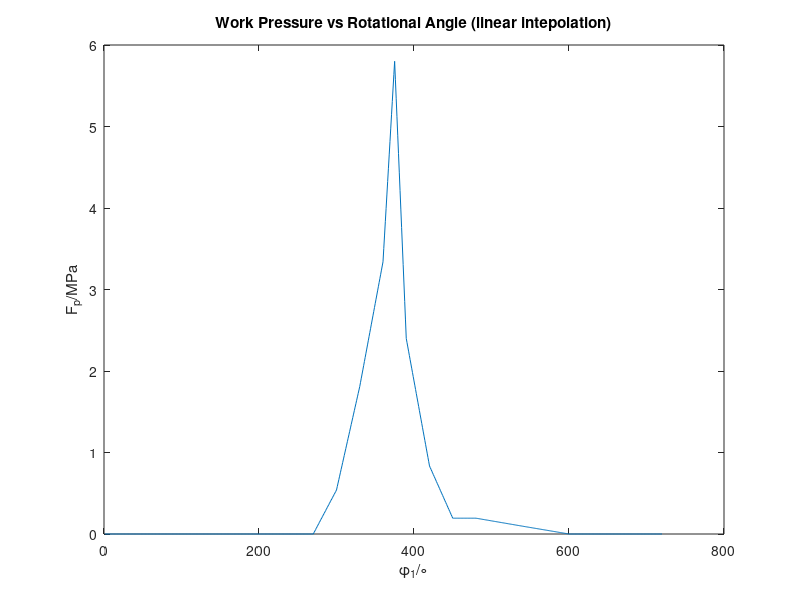
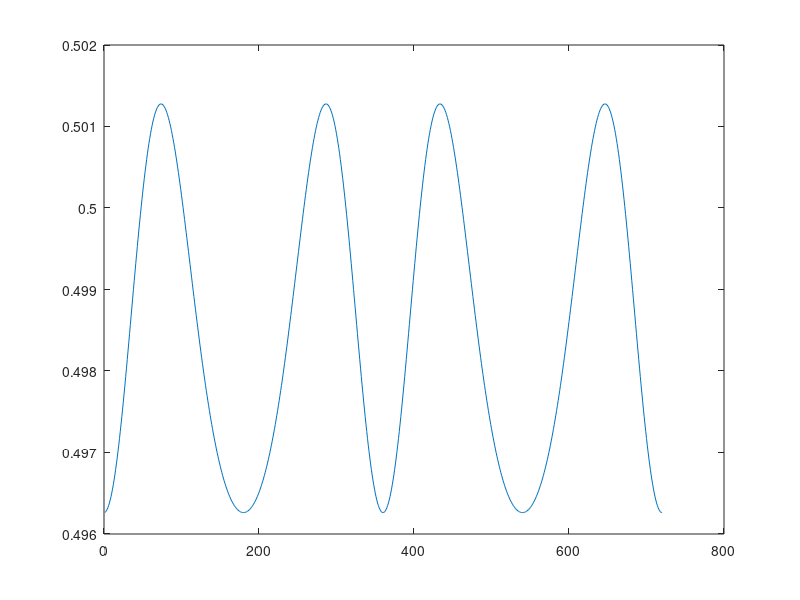

Here is the MATLAB script that generated these plots, in order: (Note: this script raises an error after producing the figures.)
%Author: JingXuan Yang
%Date: 2019.03.18
%Dynamics of Mechanical System HW1, part 1

%initial data 
phi1_d = [270 300 330 360 375 390 420 450 480 510 540 570 600];
Fp_d = [0 0.54 1.81 3.34 5.80 2.40 0.835 0.194 0.194 0.145 0.096 0.048 0];

%length, in meter
l1 = 60*0.001;
l2 = 240*0.001;
ls2 = 80*0.001;
d = 100*0.001;

%moment of inertia, in kilogram times meter square
J1 = 0.49;
J2 = 0.049;

%gravity, in Newton
G1 = 206;
G2 = 19.6;
G3 = 9.8;
g = 9.8;

%mass, in kilogram
m1 = G1/g;
m2 = G2/g;
m3 = G3/g;

%linear intepolation
phi1 = 1:1:720;
Fp = zeros(1,720);
Fp(270:600) = interp1(phi1_d,Fp_d,phi1(270:600),'linear');

%
phi2 = zeros(1,720);
lks2 = zeros(1,720);
Je = zeros(1,720);
dphi1 = zeros(1,720);
ddphi1 = zeros(1,720);
dphi2 = zeros(1,720);
ddphi2 = zeros(1,720);
Bx = zeros(1,720);
By = zeros(1,720);
S2x = zeros(1,720);
S2y = zeros(1,720);
Cx = zeros(1,720);
Cy = zeros(1,720);
Bdx = zeros(1,720);
Bdy = zeros(1,720);
S2dx = zeros(1,720);
S2dy = zeros(1,720);
Cdx = zeros(1,720);
Cdy = zeros(1,720);
Bddx = zeros(1,720);
Bddy = zeros(1,720);
S2ddx = zeros(1,720);
S2ddy = zeros(1,720);
Cddx = zeros(1,720);
Cddy = zeros(1,720);
omega2 = zeros(1,720);
alpha2 = zeros(1,720);
dJe = zeros(1,720);

%equivalent moment of inertia, Je
for i = 1:720
    
    %deal with abnormal conditions
    if phi1(i) == 90
        phi1(i) = 89.999;      
    end
    
    if phi1(i) == 270
        phi1(i) = 270.001;
    end
    
    if phi1(i) == 450
        phi1(i) = 450.001;
    end
    
    if phi1(i) == 630
        phi1(i) = 630.001;
    end
    
    %omega and angular acceleration
    dphi1(i) = 1;
    
    %phi2
    phi2(i) = asind(l1*sind(phi1(i))/l2);
    dphi2(i) = dphi1(i)*l1*cosd(phi1(i))/(l2*cosd(phi2(i)));
    ddphi2(i) = (ddphi1(i)*l1*cosd(phi1(i))-(dphi1(i))^2*l1*sind(phi1(i)) ...
                 +(dphi2(i))^2*l2*sind(phi2(i)))/(l2*cosd(phi2(i)));
    
    %omega2, alpha2         
    omega2(i) = -dphi2(i);
    alpha2(i) = ddphi2(i);
    
    %length of KS2
    lks2(i) = sqrt(ls2^2+(l2*cosd(phi2(i))/cosd(phi1(i)))^2 ...
           - 2*ls2*l2*cosd(phi2(i))*cosd(phi2(i)+phi1(i))/cosd(phi1(i)));
    
    %equivalent moment of inertia, Je
    Je(i) = J1 + J2*(l1*cosd(phi1(i))/(l2*cosd(phi2(i))))^2 ... 
         + m2*(l1*cosd(phi1(i))*lks2(i)/(l2*cosd(phi2(i))))^2 ...
         + m3*(l1*sind(phi1(i))*(l1*cosd(phi1(i))+l2*cosd(phi2(i))) ...
         /(l2*cosd(phi2(i))))^2;
     
    %position
    Bx(i) = l1*sind(phi1(i));
    By(i) = l1*cosd(phi1(i));
    S2x(i) = l1*sind(phi1(i))-ls2*sind(phi2(i));
    S2y(i) = l1*cosd(phi1(i))+ls2*cosd(phi2(i));
    Cx(i) = 0;
    Cy(i) = l1*cosd(phi1(i))+l2*cosd(phi2(i));
    
    %velocity
    Bdx(i) = dphi1(i)*l1*cosd(phi1(i));
    Bdy(i) = -dphi1(i)*l1*sind(phi1(i));
    S2dx(i) = dphi1(i)*l1*cosd(phi1(i))-dphi2(i)*ls2*cosd(phi2(i));
    S2dy(i) = -dphi1(i)*l1*sind(phi1(i))-dphi2(i)*ls2*sind(phi2(i));
    Cdx(i) = 0;
    Cdy(i) = -dphi1(i)*l1*sind(phi1(i))-dphi2(i)*l2*sind(phi2(i));
    
    %acceleration
    Bddx(i) = ddphi1(i)*l1*cosd(phi1(i))-(dphi1(i))^2*l1*sind(phi1(i));
    Bddy(i) = -ddphi1(i)*l1*sind(phi1(i))-(dphi1(i))^2*l1*cosd(phi1(i));
    S2ddx(i) = ddphi1(i)*l1*cosd(phi1(i))-(dphi1(i))^2*l1*sind(phi1(i)) ...
            -ddphi2(i)*ls2*cosd(phi2(i))+(dphi2(i))^2*ls2*sind(phi2(i));
    S2ddy(i) = -ddphi1(i)*l1*sind(phi1(i))-(dphi1(i))^2*l1*cosd(phi1(i)) ...
            -ddphi2(i)*ls2*sind(phi2(i))-(dphi2(i))^2*ls2*cosd(phi2(i));
    Cddx(i) = 0;
    Cddy(i) = -ddphi1(i)*l1*sind(phi1(i))-(dphi1(i))^2*l1*cosd(phi1(i)) ...
            -ddphi2(i)*l2*sind(phi2(i))-(dphi2(i))^2*l2*cosd(phi2(i));
    
    %dJe/dphi1
    dJe(i) = 2*(m2*(S2dx(i)*S2ddx(i)+S2dy(i)*S2ddy(i))+m3*Cdy(i)*Cddy(i));
        
end %w.r.t for

%draw figures
figure(1)
plot(phi1,Fp);
xlabel('\phi_1/\circ');
ylabel('F_p/MPa');
title('Work Pressure vs Rotational Angle (linear intepolation)');

figure(2)
plot(phi1,Je);
yyaxis left
xlabel('\phi_1/\circ');
ylabel('J_e/kg\cdotm^2');
title('Equivalent Moment of Inertia and its Derivative vs Rotational Angle');
yyaxis right
plot(phi1,dJe);
ylabel('dJ_e/d\phi/(kg\cdotm^2/\circ)');
legend('J_e','dJ_e/d\phi');

figure(3)
plot(Bx,By);
hold on
plot(S2x,S2y,'r');
hold on
plot(Cx,Cy,'c');
axis equal

figure(4)
Bv = sqrt(Bdx.^2+Bdy.^2);
S2v = sqrt(S2dx.^2+S2dy.^2);
plot(phi1,Bv);
hold on
plot(phi1,S2v);

